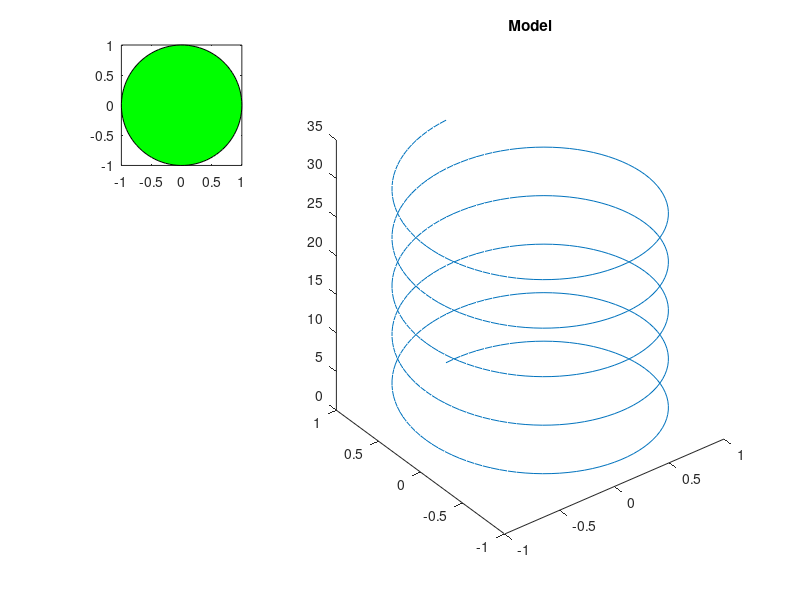

Reproduce this figure in MATLAB. (Note: this script raises an error after producing the figure.)
close all

figure % http://www.mathworks.com/help/matlab/examples/displaying-multiple-plots-in-a-single-figure.html

subplot(3,3,[2 3 5 6 8 9])
t = 0:pi/50:10*pi;
st = sin(t);
ct = cos(t);
plot3(st,ct,t) % http://www.mathworks.com/help/matlab/ref/plot3.html
title('Model')

subplot(3,3,1) 
E = 0;
N = 0;
r=1;
color=[0 1 0];
t=linspace(0,2*pi);
fill(E+r*cos(t),N+r*sin(t),color); % this creates a filled circle centered at (E,N)
axis square
ax = gca; % http://www.mathworks.com/help/matlab/ref/gca.html
ax.Color = 'none';
ax.Box = 'off';
